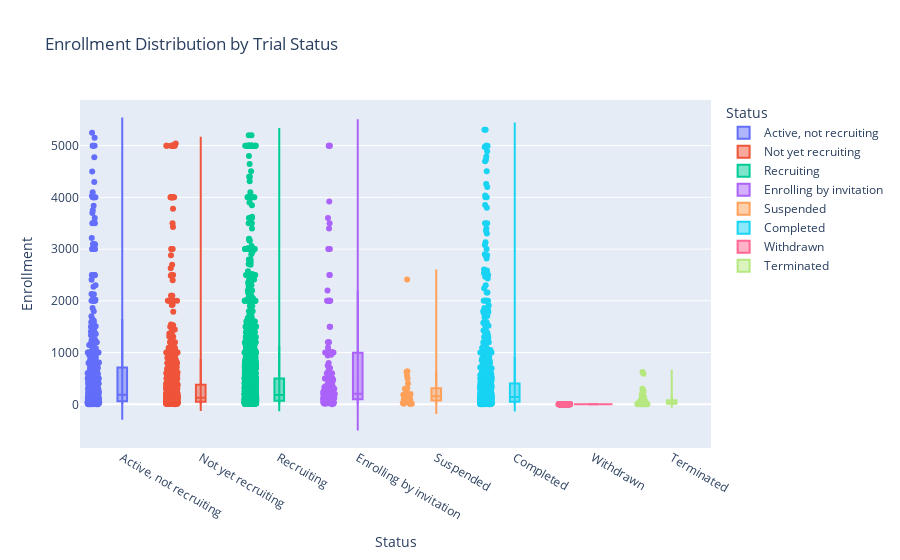

The cell this chart's notebook holds for it:
### Code cell
# 4. Enrollment by Status
if {"Status","Enrollment"}.issubset(df.columns):
    fig = px.violin(
        df[df["Enrollment"] < df["Enrollment"].quantile(0.95)], # remove outliers
        x="Status",
        y="Enrollment",
        box=True,
        points="all",
        color="Status",
        title="  Enrollment Distribution by Trial Status"
    )
    fig.show()

### Figure 1 — Plotly figure (JSON) as saved in the notebook; plotly's stock layout.template omitted (floating-point values rounded to 4 significant figures; data arrays with more than 128 entries replaced by an {"elided": "..."} marker saying what was removed)
{"data": [{"alignmentgroup": "True", "box": {"visible": true}, "hovertemplate": "Status=%{x}<br>Enrollment=%{y}<extra></extra>", "legendgroup": "Active, not recruiting", "marker": {"color": "#636efa"}, "name": "Active, not recruiting", "offsetgroup": "Active, not recruiting", "orientation": "v", "points": "all", "scalegroup": "True", "showlegend": true, "type": "violin", "x": {"elided": "484 str values"}, "x0": " ", "xaxis": "x", "y": {"elided": "484 float values"}, "y0": " ", "yaxis": "y"}, {"alignmentgroup": "True", "box": {"visible": true}, "hovertemplate": "Status=%{x}<br>Enrollment=%{y}<extra></extra>", "legendgroup": "Not yet recruiting", "marker": {"color": "#EF553B"}, "name": "Not yet recruiting", "offsetgroup": "Not yet recruiting", "orientation": "v", "points": "all", "scalegroup": "True", "showlegend": true, "type": "violin", "x": {"elided": "954 str values"}, "x0": " ", "xaxis": "x", "y": {"elided": "954 float values"}, "y0": " ", "yaxis": "y"}, {"alignmentgroup": "True", "box": {"visible": true}, "hovertemplate": "Status=%{x}<br>Enrollment=%{y}<extra></extra>", "legendgroup": "Recruiting", "marker": {"color": "#00cc96"}, "name": "Recruiting", "offsetgroup": "Recruiting", "orientation": "v", "points": "all", "scalegroup": "True", "showlegend": true, "type": "violin", "x": {"elided": "2672 str values"}, "x0": " ", "xaxis": "x", "y": {"elided": "2672 float values"}, "y0": " ", "yaxis": "y"}, {"alignmentgroup": "True", "box": {"visible": true}, "hovertemplate": "Status=%{x}<br>Enrollment=%{y}<extra></extra>", "legendgroup": "Enrolling by invitation", "marker": {"color": "#ab63fa"}, "name": "Enrolling by invitation", "offsetgroup": "Enrolling by invitation", "orientation": "v", "points": "all", "scalegroup": "True", "showlegend": true, "type": "violin", "x": {"elided": "162 str values"}, "x0": " ", "xaxis": "x", "y": {"elided": "162 float values"}, "y0": " ", "yaxis": "y"}, {"alignmentgroup": "True", "box": {"visible": true}, "hovertemplate": "Status=%{x}<br>Enrollment=%{y}<extra></extra>", "legendgroup": "Suspended", "marker": {"color": "#FFA15A"}, "name": "Suspended", "offsetgroup": "Suspended", "orientation": "v", "points": "all", "scalegroup": "True", "showlegend": true, "type": "violin", "x": ["Suspended", "Suspended", "Suspended", "Suspended", "Suspended", "Suspended", "Suspended", "Suspended", "Suspended", "Suspended", "Suspended", "Suspended", "Suspended", "Suspended", "Suspended", "Suspended", "Suspended", "Suspended", "Suspended", "Suspended", "Suspended", "Suspended", "Suspended", "Suspended", "Suspended", "Suspended"], "x0": " ", "xaxis": "x", "y": [50.0, 200.0, 120.0, 75.0, 100.0, 122.0, 75.0, 5.0, 626.0, 80.0, 300.0, 640.0, 300.0, 210.0, 308.0, 200.0, 400.0, 27.0, 2414.0, 116.0, 100.0, 10.0, 13.0, 186.0, 500.0, 555.0], "y0": " ", "yaxis": "y"}, {"alignmentgroup": "True", "box": {"visible": true}, "hovertemplate": "Status=%{x}<br>Enrollment=%{y}<extra></extra>", "legendgroup": "Completed", "marker": {"color": "#19d3f3"}, "name": "Completed", "offsetgroup": "Completed", "orientation": "v", "points": "all", "scalegroup": "True", "showlegend": true, "type": "violin", "x": {"elided": "982 str values"}, "x0": " ", "xaxis": "x", "y": {"elided": "982 float values"}, "y0": " ", "yaxis": "y"}, {"alignmentgroup": "True", "box": {"visible": true}, "hovertemplate": "Status=%{x}<br>Enrollment=%{y}<extra></extra>", "legendgroup": "Withdrawn", "marker": {"color": "#FF6692"}, "name": "Withdrawn", "offsetgroup": "Withdrawn", "orientation": "v", "points": "all", "scalegroup": "True", "showlegend": true, "type": "violin", "x": ["Withdrawn", "Withdrawn", "Withdrawn", "Withdrawn", "Withdrawn", "Withdrawn", "Withdrawn", "Withdrawn", "Withdrawn", "Withdrawn", "Withdrawn", "Withdrawn", "Withdrawn", "Withdrawn", "Withdrawn", "Withdrawn", "Withdrawn", "Withdrawn", "Withdrawn", "Withdrawn", "Withdrawn", "Withdrawn", "Withdrawn", "Withdrawn", "Withdrawn", "Withdrawn", "Withdrawn", "Withdrawn", "Withdrawn", "Withdrawn", "Withdrawn", "Withdrawn", "Withdrawn", "Withdrawn", "Withdrawn", "Withdrawn", "Withdrawn", "Withdrawn", "Withdrawn", "Withdrawn", "Withdrawn", "Withdrawn", "Withdrawn", "Withdrawn", "Withdrawn", "Withdrawn", "Withdrawn", "Withdrawn", "Withdrawn", "Withdrawn", "Withdrawn", "Withdrawn", "Withdrawn", "Withdrawn", "Withdrawn", "Withdrawn", "Withdrawn", "Withdrawn", "Withdrawn", "Withdrawn", "Withdrawn", "Withdrawn", "Withdrawn", "Withdrawn", "Withdrawn", "Withdrawn", "Withdrawn", "Withdrawn", "Withdrawn", "Withdrawn", "Withdrawn", "Withdrawn", "Withdrawn", "Withdrawn", "Withdrawn", "Withdrawn", "Withdrawn", "Withdrawn", "Withdrawn", "Withdrawn", "Withdrawn", "Withdrawn", "Withdrawn", "Withdrawn", "Withdrawn", "Withdrawn", "Withdrawn", "Withdrawn", "Withdrawn", "Withdrawn", "Withdrawn", "Withdrawn", "Withdrawn", "Withdrawn", "Withdrawn", "Withdrawn", "Withdrawn", "Withdrawn", "Withdrawn", "Withdrawn", "Withdrawn", "Withdrawn", "Withdrawn", "Withdrawn", "Withdrawn", "Withdrawn", "Withdrawn"], "x0": " ", "xaxis": "x", "y": [0.0, 0.0, 0.0, 0.0, 0.0, 0.0, 0.0, 0.0, 0.0, 0.0, 0.0, 0.0, 0.0, 0.0, 0.0, 0.0, 0.0, 0.0, 0.0, 0.0, 0.0, 0.0, 0.0, 0.0, 0.0, 0.0, 0.0, 0.0, 0.0, 0.0, 0.0, 0.0, 0.0, 0.0, 0.0, 0.0, 0.0, 0.0, 0.0, 0.0, 0.0, 0.0, 0.0, 0.0, 0.0, 0.0, 0.0, 0.0, 0.0, 0.0, 0.0, 0.0, 0.0, 0.0, 0.0, 0.0, 0.0, 0.0, 0.0, 0.0, 0.0, 0.0, 0.0, 0.0, 0.0, 0.0, 0.0, 0.0, 0.0, 0.0, 0.0, 0.0, 0.0, 0.0, 0.0, 0.0, 0.0, 0.0, 0.0, 0.0, 0.0, 0.0, 0.0, 0.0, 0.0, 0.0, 0.0, 0.0, 0.0, 0.0, 0.0, 0.0, 0.0, 0.0, 0.0, 0.0, 0.0, 0.0, 0.0, 0.0, 0.0, 0.0, 0.0, 0.0, 0.0, 0.0, 0.0], "y0": " ", "yaxis": "y"}, {"alignmentgroup": "True", "box": {"visible": true}, "hovertemplate": "Status=%{x}<br>Enrollment=%{y}<extra></extra>", "legendgroup": "Terminated", "marker": {"color": "#B6E880"}, "name": "Terminated", "offsetgroup": "Terminated", "orientation": "v", "points": "all", "scalegroup": "True", "showlegend": true, "type": "violin", "x": ["Terminated", "Terminated", "Terminated", "Terminated", "Terminated", "Terminated", "Terminated", "Terminated", "Terminated", "Terminated", "Terminated", "Terminated", "Terminated", "Terminated", "Terminated", "Terminated", "Terminated", "Terminated", "Terminated", "Terminated", "Terminated", "Terminated", "Terminated", "Terminated", "Terminated", "Terminated", "Terminated", "Terminated", "Terminated", "Terminated", "Terminated", "Terminated", "Terminated", "Terminated", "Terminated", "Terminated", "Terminated", "Terminated", "Terminated", "Terminated", "Terminated", "Terminated", "Terminated", "Terminated", "Terminated", "Terminated", "Terminated", "Terminated", "Terminated", "Terminated", "Terminated", "Terminated", "Terminated", "Terminated", "Terminated", "Terminated", "Terminated", "Terminated", "Terminated", "Terminated", "Terminated", "Terminated", "Terminated", "Terminated", "Terminated", "Terminated", "Terminated", "Terminated", "Terminated", "Terminated", "Terminated", "Terminated", "Terminated", "Terminated"], "x0": " ", "xaxis": "x", "y": [624.0, 37.0, 16.0, 17.0, 19.0, 12.0, 31.0, 148.0, 11.0, 126.0, 17.0, 2.0, 80.0, 173.0, 8.0, 36.0, 71.0, 146.0, 58.0, 7.0, 5.0, 211.0, 593.0, 2.0, 70.0, 20.0, 11.0, 8.0, 22.0, 30.0, 44.0, 30.0, 40.0, 137.0, 21.0, 1.0, 125.0, 30.0, 34.0, 77.0, 5.0, 95.0, 5.0, 65.0, 20.0, 25.0, 45.0, 55.0, 3.0, 2.0, 105.0, 55.0, 124.0, 21.0, 1.0, 237.0, 44.0, 44.0, 8.0, 129.0, 54.0, 4.0, 299.0, 263.0, 7.0, 1.0, 16.0, 259.0, 232.0, 2.0, 41.0, 41.0, 20.0, 56.0], "y0": " ", "yaxis": "y"}], "layout": {"legend": {"title": {"text": "Status"}, "tracegroupgap": 0}, "title": {"text": "  Enrollment Distribution by Trial Status"}, "violinmode": "overlay", "xaxis": {"anchor": "y", "categoryarray": ["Active, not recruiting", "Not yet recruiting", "Recruiting", "Enrolling by invitation", "Suspended", "Completed", "Withdrawn", "Terminated"], "categoryorder": "array", "domain": [0, 1], "title": {"text": "Status"}}, "yaxis": {"anchor": "x", "domain": [0, 1], "title": {"text": "Enrollment"}}}}
